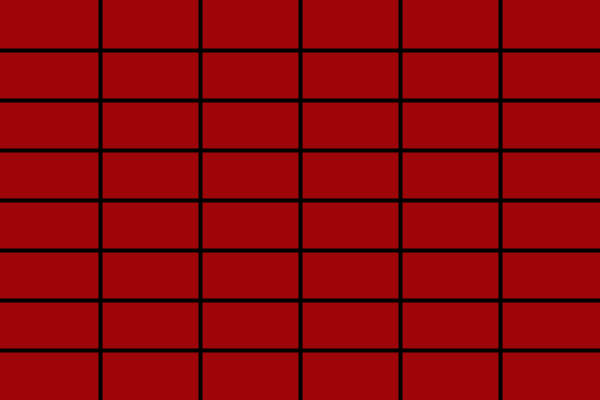
Frame 1 (no input)
Frame 60 (the mouse pressed at the canvas centre just before this capture): identical to frame 1, image omitted
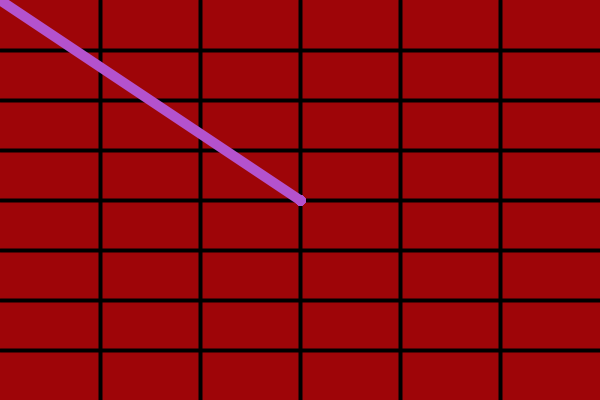
Frame 120 (the mouse held since frame 60 and released just before this capture)

The Processing sketch that drew these frames (run headless with seeded random() and noise(); from frame 60 on, the mouse is pressed at the canvas centre):

// Processing sketch: processing_185103
// ── processing_185103.pde

void setup(){
  size(600,400);
  smooth();
  background(158,5,8);
  for(int a=50;a<400;a+=50){
    stroke(0);
    strokeWeight(4);
    line(0,a,600,a);
  }
  for(int b=100;b<600;b+=100){
    line(b,0,b,400);
    }
}

void draw(){
  //spraycan();
  cursor(CROSS);
  
  if(mousePressed==true){
    strokeWeight(10);
    stroke(180,82,205);
    line(mouseX,mouseY,pmouseX,pmouseY);
  }
  else{
  }
}


  //void spraycan(){
    //stroke(150);
    //strokeWeight(4);
    //fill(150);
    //rect(mouseX,mouseY,10,25);
    //ellipse(mouseX+5,mouseY,10,10);
  //}
  
